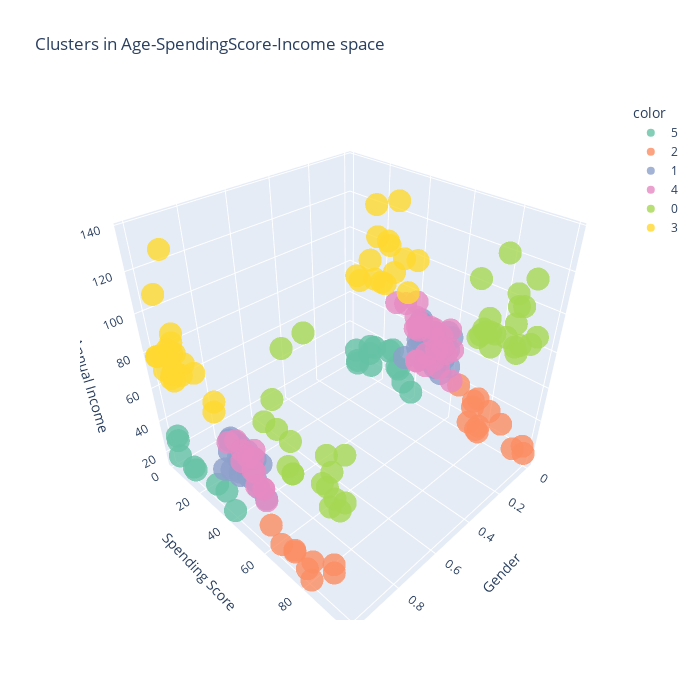

This figure's notebook cell:
### Code cell
fig = px.scatter_3d(
    data,
    x='Gender', 
    y='Spending Score', 
    z='Annual Income', 
    color=kmean_clusters.astype(str),
    opacity=0.8,
    height=700,
    width=700,
    title='Clusters in Age-SpendingScore-Income space',
    color_discrete_sequence=px.colors.qualitative.Set2
)
fig.show()

### Figure 1 — Plotly figure (JSON) as saved in the notebook; plotly's stock layout.template omitted (floating-point values rounded to 4 significant figures)
{"data": [{"hovertemplate": "color=5<br>Gender=%{x}<br>Spending Score=%{y}<br>Annual Income=%{z}<extra></extra>", "legendgroup": "5", "marker": {"color": "rgb(102,194,165)", "opacity": 0.8, "symbol": "circle"}, "mode": "markers", "name": "5", "scene": "scene", "showlegend": true, "type": "scatter3d", "x": [1, 0, 0, 0, 1, 1, 0, 1, 0, 1, 1, 0, 0, 0, 0, 1, 1, 0, 0, 0, 0], "y": [39, 6, 40, 6, 3, 14, 15, 13, 35, 29, 35, 5, 14, 32, 31, 4, 4, 14, 17, 26, 28], "z": [15, 16, 17, 18, 19, 19, 20, 20, 21, 23, 24, 25, 28, 28, 29, 30, 33, 33, 34, 37, 39]}, {"hovertemplate": "color=2<br>Gender=%{x}<br>Spending Score=%{y}<br>Annual Income=%{z}<extra></extra>", "legendgroup": "2", "marker": {"color": "rgb(252,141,98)", "opacity": 0.8, "symbol": "circle"}, "mode": "markers", "name": "2", "scene": "scene", "showlegend": true, "type": "scatter3d", "x": [1, 0, 0, 0, 0, 0, 0, 1, 1, 0, 1, 1, 1, 1, 0, 0, 1, 0, 0, 0, 1, 0], "y": [81, 77, 76, 94, 72, 99, 77, 79, 66, 98, 73, 73, 82, 61, 87, 73, 92, 81, 73, 75, 92, 65], "z": [15, 16, 17, 18, 19, 19, 20, 20, 21, 23, 24, 25, 28, 28, 29, 30, 33, 33, 34, 37, 38, 39]}, {"hovertemplate": "color=1<br>Gender=%{x}<br>Spending Score=%{y}<br>Annual Income=%{z}<extra></extra>", "legendgroup": "1", "marker": {"color": "rgb(141,160,203)", "opacity": 0.8, "symbol": "circle"}, "mode": "markers", "name": "1", "scene": "scene", "showlegend": true, "type": "scatter3d", "x": [0, 1, 0, 0, 1, 0, 1, 0, 1, 1, 1, 0, 0, 1, 0, 0, 1, 0, 0, 0, 1, 0, 0, 1, 1, 0, 1, 0, 0, 0, 1, 0, 1, 0, 1, 1, 0, 1, 1, 1, 1, 0, 0, 0, 0], "y": [35, 36, 55, 52, 60, 45, 41, 50, 46, 46, 56, 52, 59, 51, 50, 48, 55, 42, 49, 56, 47, 53, 42, 51, 41, 44, 46, 58, 46, 55, 49, 47, 42, 48, 59, 56, 50, 46, 43, 48, 52, 43, 59, 43, 57], "z": [38, 39, 40, 42, 43, 43, 43, 44, 44, 46, 46, 47, 47, 48, 48, 48, 49, 49, 50, 50, 54, 54, 54, 54, 54, 54, 54, 57, 58, 59, 60, 60, 61, 62, 62, 62, 63, 63, 63, 63, 63, 65, 65, 67, 67]}, {"hovertemplate": "color=4<br>Gender=%{x}<br>Spending Score=%{y}<br>Annual Income=%{z}<extra></extra>", "legendgroup": "4", "marker": {"color": "rgb(231,138,195)", "opacity": 0.8, "symbol": "circle"}, "mode": "markers", "name": "4", "scene": "scene", "showlegend": true, "type": "scatter3d", "x": [0, 0, 0, 0, 1, 0, 0, 1, 1, 1, 0, 1, 1, 0, 1, 0, 0, 0, 1, 0, 0, 1, 0, 1, 0, 1, 0, 0, 0, 1, 0, 0, 1, 0, 0, 0, 0, 0], "y": [61, 47, 42, 42, 60, 54, 51, 55, 59, 59, 47, 54, 48, 52, 55, 57, 55, 60, 41, 40, 42, 52, 50, 49, 41, 55, 42, 54, 42, 46, 48, 50, 56, 40, 58, 29, 34, 40], "z": [39, 40, 40, 40, 42, 43, 46, 46, 48, 48, 48, 54, 54, 54, 54, 54, 57, 58, 59, 60, 60, 60, 60, 61, 62, 62, 62, 63, 64, 64, 65, 65, 67, 67, 69, 70, 72, 76]}, {"hovertemplate": "color=0<br>Gender=%{x}<br>Spending Score=%{y}<br>Annual Income=%{z}<extra></extra>", "legendgroup": "0", "marker": {"color": "rgb(166,216,84)", "opacity": 0.8, "symbol": "circle"}, "mode": "markers", "name": "0", "scene": "scene", "showlegend": true, "type": "scatter3d", "x": [1, 0, 1, 1, 1, 0, 0, 1, 0, 1, 0, 1, 0, 1, 1, 0, 0, 0, 0, 0, 0, 0, 0, 1, 1, 1, 0, 1, 1, 0, 0, 1, 1, 0, 0, 0, 0, 1, 1], "y": [91, 77, 95, 75, 75, 71, 88, 73, 72, 93, 87, 97, 74, 90, 88, 76, 89, 78, 73, 83, 93, 75, 95, 63, 75, 92, 86, 69, 90, 86, 88, 97, 68, 85, 69, 91, 79, 74, 83], "z": [69, 70, 71, 71, 71, 72, 73, 73, 74, 75, 76, 77, 77, 78, 78, 78, 78, 78, 78, 79, 81, 85, 86, 87, 87, 87, 88, 88, 93, 97, 98, 99, 101, 103, 103, 113, 120, 126, 137]}, {"hovertemplate": "color=3<br>Gender=%{x}<br>Spending Score=%{y}<br>Annual Income=%{z}<extra></extra>", "legendgroup": "3", "marker": {"color": "rgb(255,217,47)", "opacity": 0.8, "symbol": "circle"}, "mode": "markers", "name": "3", "scene": "scene", "showlegend": true, "type": "scatter3d", "x": [1, 1, 1, 1, 0, 1, 0, 1, 1, 0, 1, 0, 0, 1, 1, 0, 1, 1, 1, 0, 1, 1, 0, 1, 1, 0, 1, 0, 0, 0, 0, 1, 0, 0, 1], "y": [35, 11, 9, 5, 7, 10, 5, 12, 36, 22, 17, 20, 16, 1, 1, 35, 5, 26, 20, 27, 13, 10, 13, 15, 14, 32, 15, 39, 24, 17, 23, 8, 16, 28, 18], "z": [71, 71, 71, 73, 73, 74, 75, 77, 77, 78, 78, 78, 78, 78, 78, 79, 81, 85, 86, 87, 87, 87, 88, 88, 93, 97, 98, 99, 101, 103, 103, 113, 120, 126, 137]}], "layout": {"height": 700, "legend": {"title": {"text": "color"}, "tracegroupgap": 0}, "scene": {"domain": {"x": [0, 1], "y": [0, 1]}, "xaxis": {"title": {"text": "Gender"}}, "yaxis": {"title": {"text": "Spending Score"}}, "zaxis": {"title": {"text": "Annual Income"}}}, "title": {"text": "Clusters in Age-SpendingScore-Income space"}, "width": 700}}
